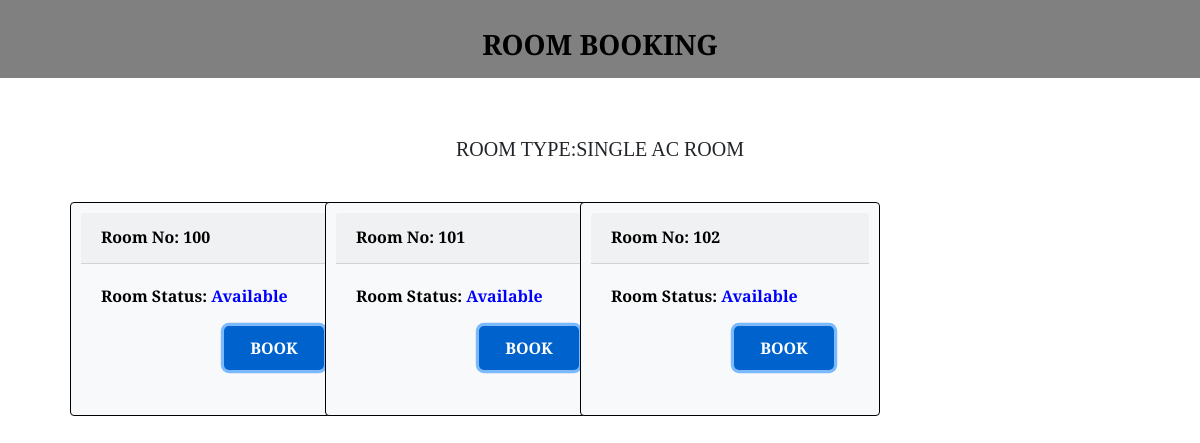
/project/singleroom.php, run on the app's committed database.
### tables this page shows
CREATE TABLE `singleroom` (
  `sno` int(11) NOT NULL,
  `roomno` int(11) NOT NULL,
  `customerid` int(10) NOT NULL,
  `child` int(11) NOT NULL,
  `adult` int(11) NOT NULL,
  `indate` varchar(20) NOT NULL,
  `outdate` varchar(20) NOT NULL,
  `status` int(11) NOT NULL,
  `customer_address` varchar(250) NOT NULL,
  `customer_mobile` varchar(100) NOT NULL,
  `customer_name` varchar(100) NOT NULL
);

### project/singleroom.php (the view, shortened to what this page needs)
<!DOCTYPE html>
<html lang="en">
<head>
    <link rel="stylesheet" href="bootstrap.css">
    <link rel="stylesheet" href="style.css">
</head>
<body>
<div class="row">
       	<div class="col-md-12">
       		<center><h3>ROOM BOOKING</h3></center>
       	</div>
       </div><br><br>
       <center><h5>ROOM TYPE:SINGLE AC ROOM</h5></center><br>
       <div class="row">
            <?php
                $connection = mysqli_connect("localhost","root","");
                $query = "select * from singleroom";
                $query_run = mysqli_query($connection,$query);
                while($row = mysqli_fetch_assoc($query_run)){
                    ?>
                        <div class="col-md-2" style="margin-left: 50px;">
                        <div class="card bg-light" style="width: 300px">
                        <div class="card-header">Room No: <?php echo $row["roomno"]?></div>
                        <div class="card-body">
                            <p class="card-text">Room Status: <?php if($row["status"]==0){echo "<b>Available</b>";}else{echo "<b>Already Booked</b>";}?></p>
                            <a href="book_room.php?rn=<?php echo $row['roomno'] . "&rt=a";?>" class="btn btn-primary <?php if($row["status"]==0){echo "active";}else{echo "disabled";}?>" role="button" aria-disabled="<?php if($row['status']==0){echo "false";}else{echo "true";}?>">Book</a>
                        </div>
                    </div>
                    </div>
                    <?php
                }
            ?>
        </div>
        <br><br><br><br><br><br>
</body>
</html>

### project/style.css (style rules this page uses)
:root { --transition: all 0.7s ease; --yellow: #f9d342; --dark: #292826; }
* { box-sizing: border-box; padding: 0; margin: 0; font-family: 'Playfair Display', serif; }
html { scroll-behavior: smooth; }
body { line-height: 1.6; }
.btn { font-size: 16px; text-transform: uppercase; font-weight: 600; border: none; border-radius: 5px; padding: 10px; width: 100px; display: block; margin: 15px auto; cursor: pointer; transition: var(--transition); }
h1, h2, h3, h4, h5, h6 { padding: 8px 0; }

### project/singleroom.php (style rules this page uses)
.btn { margin-right: 15px; }
.col-md-12 { background-color:grey; }
.col-md-12 h3 { margin-top:20px; color:black; font-size: 25 px; font-weight: bolder; text-shadow: 2px 2px grey; }
.card-header { color:BLACK; font-weight:bold; }
.row .card-text { color:BLACK; font-weight:bold; }
.row .card-text b { color:blue; }
.row .card { margin-left:20px; border: solid black 1px; width:33.33%; padding:10px; height: auto; }

### data on the page
singleroom: roomno "100", status "Available"
singleroom: roomno "101", status "Available"
singleroom: roomno "102", status "Available"
